Frame 1 (no input): blank canvas, image omitted
Frame 60 (no input): blank canvas, image omitted
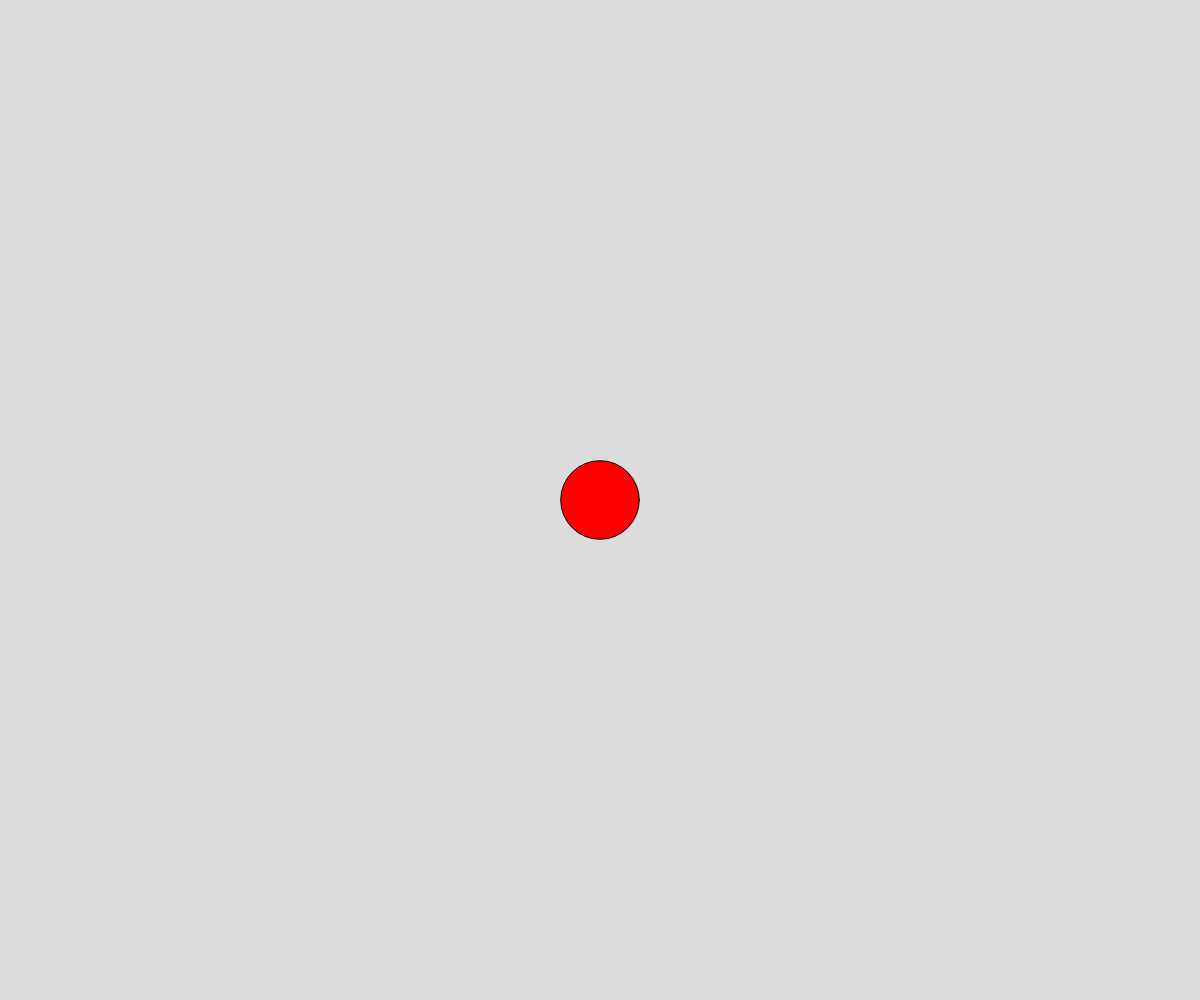
Frame 120 (the mouse pressed at the canvas centre since frame 60)

The p5.js sketch whose frames 1 and 60 were blank and that drew this single picture after the mouse press (run headless with seeded random() and noise() and a simulated clock; from frame 60 on, the mouse is pressed at the canvas centre):

// p5.js sketch
// ── sketch.js
// Array Demo

let theCircles = [];

function setup() {
  createCanvas(windowWidth, windowHeight);
}

function draw() {
  background(220);
  displayCircles();
}

function mousePressed() {
  spawnCircle();
}

function spawnCircle() {
  let thisCircle = {
    x: mouseX,
    y: mouseY,
    radius: random(25, 100),
  };
  theCircles.push(thisCircle);
}

function displayCircles() {
  for (let i = 0; i < theCircles.length; i++) {
    fill('red');
    circle(theCircles[i].x, theCircles[i].y, theCircles[i].radius);
  }
}
